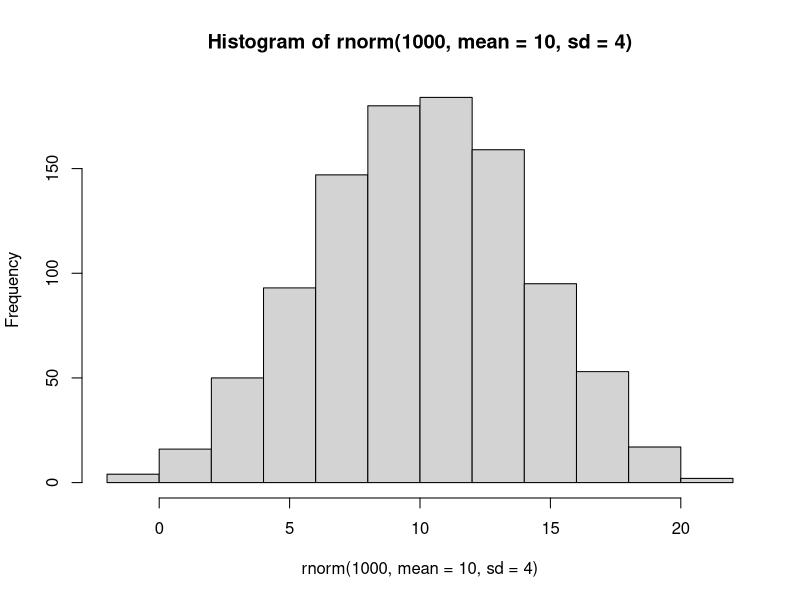
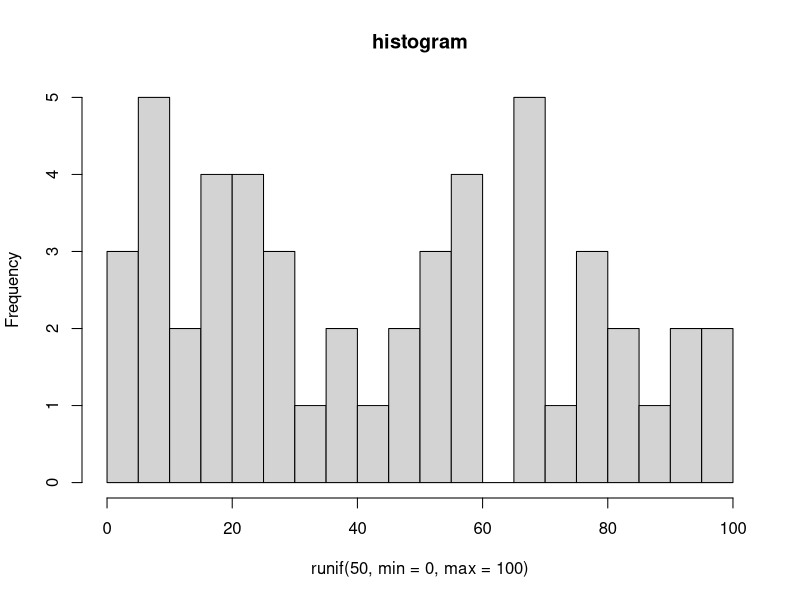
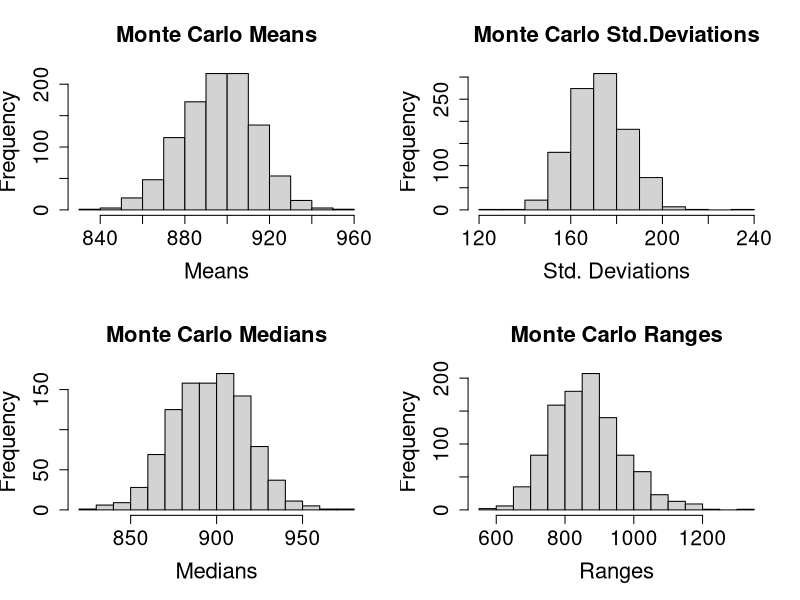
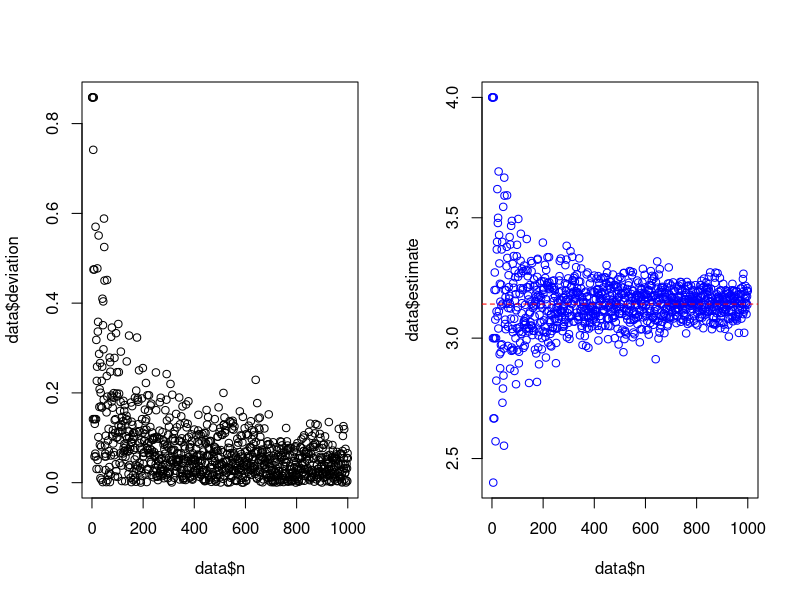
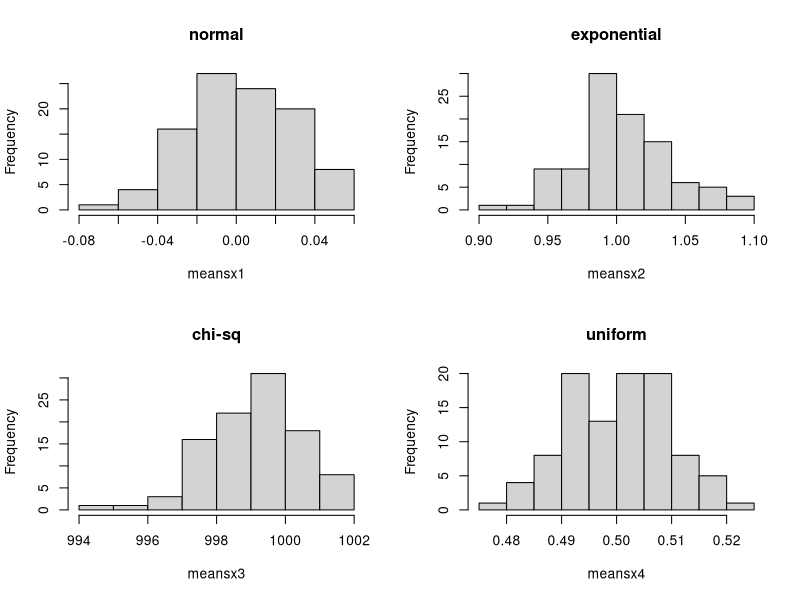
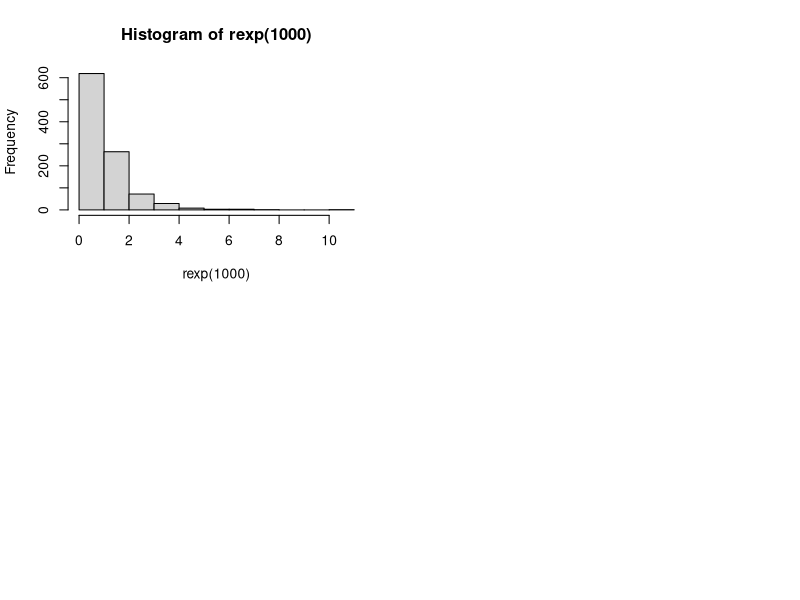

Write R code to recreate these figures, in order.
## ---- chunk 1
rnorm(1000, mean=10, sd=4)
hist(rnorm(1000, mean=10, sd=4))
## ---- chunk 2
rbinom(6,size=1,prob=0.5)

## ---- chunk 3
hist(runif(50,min=0,max=100), breaks=15, main='histogram')
## ---- chunk 4
m <-1000
n <-100
x <-matrix(rnorm((m*n),896,174), nrow=m)
means <-apply(x,MARGIN=1,FUN=mean)
sdevs<-apply(x,MARGIN=1,FUN=sd)
medians <-apply(x,MARGIN=1,FUN=median)
ranges <-apply(apply(x,MARGIN=1,FUN=range),MARGIN=2,FUN=diff)

par(mfrow=c(2,2)) # Creates a 2x2 graphics window.
hist(means,xlab="Means",ylab="Frequency", main="Monte Carlo Means",cex.axis=1.5,cex.lab=1.6,cex.main=1.6)
hist(sdevs,xlab="Std. Deviations",ylab= "Frequency",main="Monte Carlo Std.Deviations",cex.axis=1.5,cex.lab=1.6,cex.main=1.6)
hist(medians,xlab="Medians",ylab="Frequency", main="Monte Carlo Medians",cex.axis=1.5,cex.lab=1.6,cex.main=1.6)
hist(ranges,xlab="Ranges",ylab="Frequency", main="Monte Carlo Ranges",cex.axis=1.5,cex.lab=1.6,cex.main=1.6)
## ---- chunk 5
library(tidyverse)
pai <- function(a) {
  estimates = 1:a
  for (i in 1:a) {
    x <- runif(i, min=-1,max=1)
    y <- runif(i, min=-1, max=1)
    points = data.frame(x,y)
    df <- points %>% 
      mutate(x2 = x^2) %>% 
      mutate(y2 = y^2) %>% 
      mutate(loc = (x2+y2))

    points_in_circle <- length(df[df$loc <= 1,3])
    P = points_in_circle/nrow(points)
    pai <- 4*P
    estimates[i] = pai
  }
  df2 = data.frame(
    n = 1:a,
    pi = rep(3.1416, a),
    estimate = estimates
  )
  df2 <- df2 %>% mutate(deviation = abs(pi-estimate))
  return(df2)
}

data = pai(1000)
par(mfrow=c(1,2))
plot(data$n, data$deviation)
plot(data$n, data$estimate, col='blue');abline(h=3.1416,col='red',lty='dashed')
## ---- chunk 6
estimator <- function(n) {
  samp <- rnorm(n)
  S_mean <- mean(samp)
  S_20mean <- mean(samp, trim=0.2)
  S_med <- median(samp)
  results <- c(S_mean, S_20mean, S_med)
  names(results) <- c("mean","trimmed","median")
  return(results)
}

m <- 1000
n <- 100
mu <- 3
sd <- 2


x <- matrix(rnorm((m*n), mu, sd), ncol=m)
est <- apply(x,MARGIN=2, FUN=estimator)
bias<- abs(mu-est)
rowMeans(est)
rowMeans(bias)
## ---- chunk 7
clt <- function(m,n) {
  x_norm <- matrix(rnorm((m*n)), nrow=m)
  x_exp <- matrix(rexp((m*n), rate=1), nrow=m)
  x_chisq <- matrix(rchisq((m*n), df=n-1), nrow=m)
  x_unif <- matrix(runif((m*n)), nrow=m)
  
  meansx1 <-apply(x_norm,MARGIN=1,FUN=mean)
  meansx2 <-apply(x_exp,MARGIN=1,FUN=mean)
  meansx3 <-apply(x_chisq,MARGIN=1,FUN=mean)
  meansx4 <-apply(x_unif,MARGIN=1,FUN=mean)
  
  par(mfrow=c(2,2))
  hist(meansx1, main='normal')
  hist(meansx2, main='exponential')
  hist(meansx3, main='chi-sq')
  hist(meansx4, main='uniform')
  
}

clt(100,1000)
## ---- chunk 8
hist(rexp(1000))
